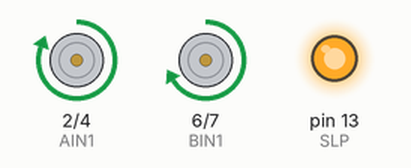
Simulated run of this sketch. Board: Arduino Uno, built with avr-gcc and run on an emulated ATmega328P. On the bench: motor-driver pin pairs drawn as motors (green arrow = first pin HIGH = forward, orange = second pin HIGH = backward, longer = more drive), output pins drawn as LEDs (lit = HIGH).

Above: at 2.5 s.
At 7.5 s:
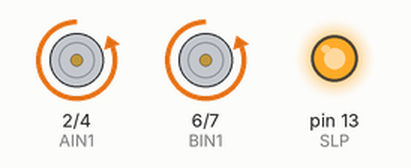
Timing chart, 0 to 13.0 s (numbered marks = the images above):
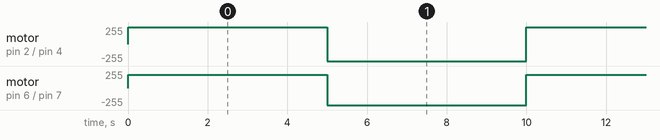

Measured:
- by itself, motor on pin 2 (AIN1) / pin 4 (AIN2): alternates forward 255/255 for 5.0 s and backward 255/255 for 5.0 s
- by itself, motor on pin 6 (BIN1) / pin 7 (BIN2): alternates backward 255/255 for 5.0 s and forward 200/255 for 5.0 s

The sketch:

Motor_Test.ino
```cpp
#define AIN1 2
#define AIN2 4
#define BIN1 6
#define BIN2 7
#define SLP 13

void setup() {
  pinMode(AIN1, OUTPUT);
  pinMode(AIN2, OUTPUT);
  pinMode(BIN1, OUTPUT);
  pinMode(BIN2, OUTPUT);
  pinMode(SLP, OUTPUT);

  digitalWrite(SLP, HIGH);   // Enable DRV8833
}

void forward() {
  analogWrite(AIN1, 200);
  analogWrite(AIN2, 0);

  analogWrite(BIN1, 200);
  analogWrite(BIN2, 0);
}

void backward() {
  analogWrite(AIN1, 0);
  analogWrite(AIN2, 200);

  analogWrite(BIN1, 0);
  analogWrite(BIN2, 200);
}

void stopMotor() {
  analogWrite(AIN1, 0);
  analogWrite(AIN2, 0);
  analogWrite(BIN1, 0);
  analogWrite(BIN2, 0);
}

void loop() {
  forward();
  delay(5000);

  backward();
  delay(5000);
}
```
